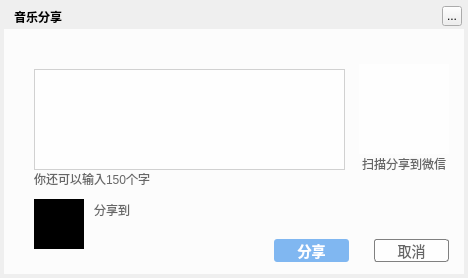
<?xml version="1.0" encoding="UTF-8"?>
<ui version="4.0">
 <class>MusicSongSharingWidget</class>
 <widget class="QDialog" name="MusicSongSharingWidget">
  <property name="geometry">
   <rect>
    <x>0</x>
    <y>0</y>
    <width>468</width>
    <height>278</height>
   </rect>
  </property>
  <property name="windowTitle">
   <string>音乐分享</string>
  </property>
  <property name="styleSheet">
   <string notr="true"/>
  </property>
  <widget class="QLabel" name="background">
   <property name="geometry">
    <rect>
     <x>4</x>
     <y>4</y>
     <width>460</width>
     <height>270</height>
    </rect>
   </property>
   <property name="styleSheet">
    <string notr="true"/>
   </property>
   <property name="text">
    <string/>
   </property>
  </widget>
  <widget class="QLabel" name="topTitleName">
   <property name="geometry">
    <rect>
     <x>14</x>
     <y>4</y>
     <width>221</width>
     <height>25</height>
    </rect>
   </property>
   <property name="styleSheet">
    <string notr="true">color:&quot;#FFFFFF&quot;;font-weight:bold</string>
   </property>
   <property name="text">
    <string>音乐分享</string>
   </property>
  </widget>
  <widget class="QToolButton" name="topTitleCloseButton">
   <property name="geometry">
    <rect>
     <x>442</x>
     <y>6</y>
     <width>20</width>
     <height>20</height>
    </rect>
   </property>
   <property name="text">
    <string>...</string>
   </property>
  </widget>
  <widget class="QWidget" name="backgroundMask" native="true">
   <property name="geometry">
    <rect>
     <x>4</x>
     <y>29</y>
     <width>460</width>
     <height>245</height>
    </rect>
   </property>
   <property name="styleSheet">
    <string notr="true">QWidget{color:#666666;background:rgba(255,255,255,200);}
QLabel{background:transparent;color:#666666;}
QRadioButton{background:transparent;}
QRadioButton::indicator::unchecked{ image: url(:/control/btn_radioButton_unchecked); }
QRadioButton::indicator:checked { image: url(:/control/btn_radiobutton_checked); }</string>
   </property>
   <widget class="QLabel" name="sharedName">
    <property name="geometry">
     <rect>
      <x>30</x>
      <y>2</y>
      <width>401</width>
      <height>31</height>
     </rect>
    </property>
    <property name="styleSheet">
     <string notr="true">QLabel{font-size:22px;font-weight:bold;}</string>
    </property>
   </widget>
   <widget class="QTextEdit" name="textEdit">
    <property name="geometry">
     <rect>
      <x>30</x>
      <y>40</y>
      <width>311</width>
      <height>101</height>
     </rect>
    </property>
   </widget>
   <widget class="QLabel" name="sharedNameIcon">
    <property name="geometry">
     <rect>
      <x>30</x>
      <y>170</y>
      <width>50</width>
      <height>50</height>
     </rect>
    </property>
    <property name="styleSheet">
     <string notr="true">background:black</string>
    </property>
   </widget>
   <widget class="QLabel" name="textEditArea">
    <property name="geometry">
     <rect>
      <x>30</x>
      <y>142</y>
      <width>311</width>
      <height>16</height>
     </rect>
    </property>
    <property name="text">
     <string>你还可以输入150个字</string>
    </property>
   </widget>
   <widget class="QLabel" name="label">
    <property name="geometry">
     <rect>
      <x>358</x>
      <y>125</y>
      <width>90</width>
      <height>20</height>
     </rect>
    </property>
    <property name="text">
     <string>扫描分享到微信</string>
    </property>
   </widget>
   <widget class="QLabel" name="label2">
    <property name="geometry">
     <rect>
      <x>90</x>
      <y>173</y>
      <width>41</width>
      <height>16</height>
     </rect>
    </property>
    <property name="text">
     <string>分享到</string>
    </property>
   </widget>
   <widget class="QRadioButton" name="qqButton">
    <property name="geometry">
     <rect>
      <x>135</x>
      <y>173</y>
      <width>41</width>
      <height>16</height>
     </rect>
    </property>
    <property name="text">
     <string/>
    </property>
    <property name="icon">
     <iconset resource="../../../TTKQrc/MusicPlayer.qrc">
      <normaloff>:/usermanager/lb_qq</normaloff>:/usermanager/lb_qq</iconset>
    </property>
   </widget>
   <widget class="QRadioButton" name="renrenButton">
    <property name="geometry">
     <rect>
      <x>185</x>
      <y>173</y>
      <width>41</width>
      <height>16</height>
     </rect>
    </property>
    <property name="text">
     <string/>
    </property>
    <property name="icon">
     <iconset resource="../../../TTKQrc/MusicPlayer.qrc">
      <normaloff>:/usermanager/lb_renren</normaloff>:/usermanager/lb_renren</iconset>
    </property>
   </widget>
   <widget class="QRadioButton" name="qqspaceButton">
    <property name="geometry">
     <rect>
      <x>235</x>
      <y>173</y>
      <width>41</width>
      <height>16</height>
     </rect>
    </property>
    <property name="text">
     <string/>
    </property>
    <property name="icon">
     <iconset resource="../../../TTKQrc/MusicPlayer.qrc">
      <normaloff>:/usermanager/lb_qq_space</normaloff>:/usermanager/lb_qq_space</iconset>
    </property>
   </widget>
   <widget class="QRadioButton" name="qqblogButton">
    <property name="geometry">
     <rect>
      <x>285</x>
      <y>173</y>
      <width>41</width>
      <height>16</height>
     </rect>
    </property>
    <property name="text">
     <string/>
    </property>
    <property name="icon">
     <iconset resource="../../../TTKQrc/MusicPlayer.qrc">
      <normaloff>:/usermanager/lb_qqblog</normaloff>:/usermanager/lb_qqblog</iconset>
    </property>
   </widget>
   <widget class="QPushButton" name="shareButton">
    <property name="geometry">
     <rect>
      <x>270</x>
      <y>210</y>
      <width>75</width>
      <height>23</height>
     </rect>
    </property>
    <property name="cursor">
     <cursorShape>PointingHandCursor</cursorShape>
    </property>
    <property name="styleSheet">
     <string notr="true">QPushButton{border-radius:3px;background-color:#80B7F1;color:white;font-size:14px;font-weight:bold;}</string>
    </property>
    <property name="text">
     <string>分享</string>
    </property>
   </widget>
   <widget class="QPushButton" name="cancelButton">
    <property name="geometry">
     <rect>
      <x>370</x>
      <y>210</y>
      <width>75</width>
      <height>23</height>
     </rect>
    </property>
    <property name="cursor">
     <cursorShape>PointingHandCursor</cursorShape>
    </property>
    <property name="styleSheet">
     <string notr="true">QPushButton{border-radius:3px;color:white;font-size:14px;border: 1px solid gray;color:#666666;}</string>
    </property>
    <property name="text">
     <string>取消</string>
    </property>
   </widget>
   <widget class="QRadioButton" name="sinaButton">
    <property name="geometry">
     <rect>
      <x>335</x>
      <y>173</y>
      <width>41</width>
      <height>16</height>
     </rect>
    </property>
    <property name="text">
     <string/>
    </property>
    <property name="icon">
     <iconset resource="../../../TTKQrc/MusicPlayer.qrc">
      <normaloff>:/usermanager/lb_xinlang</normaloff>:/usermanager/lb_xinlang</iconset>
    </property>
   </widget>
   <widget class="QWidget" name="QRCodeIconWidget">
    <property name="geometry">
     <rect>
      <x>355</x>
      <y>35</y>
      <width>90</width>
      <height>90</height>
     </rect>
    </property>
    <layout class="QVBoxLayout" name="QRCodeIconWidgetLayout"/>
   </widget>
   <widget class="QRadioButton" name="weixingButton">
    <property name="geometry">
     <rect>
      <x>385</x>
      <y>173</y>
      <width>41</width>
      <height>16</height>
     </rect>
    </property>
    <property name="text">
     <string/>
    </property>
    <property name="icon">
     <iconset resource="../../../TTKQrc/MusicPlayer.qrc">
      <normaloff>:/usermanager/lb_weixing</normaloff>:/usermanager/lb_weixing</iconset>
    </property>
   </widget>
  </widget>
 </widget>
 <resources>
  <include location="../../../TTKQrc/MusicPlayer.qrc"/>
 </resources>
 <connections/>
</ui>
